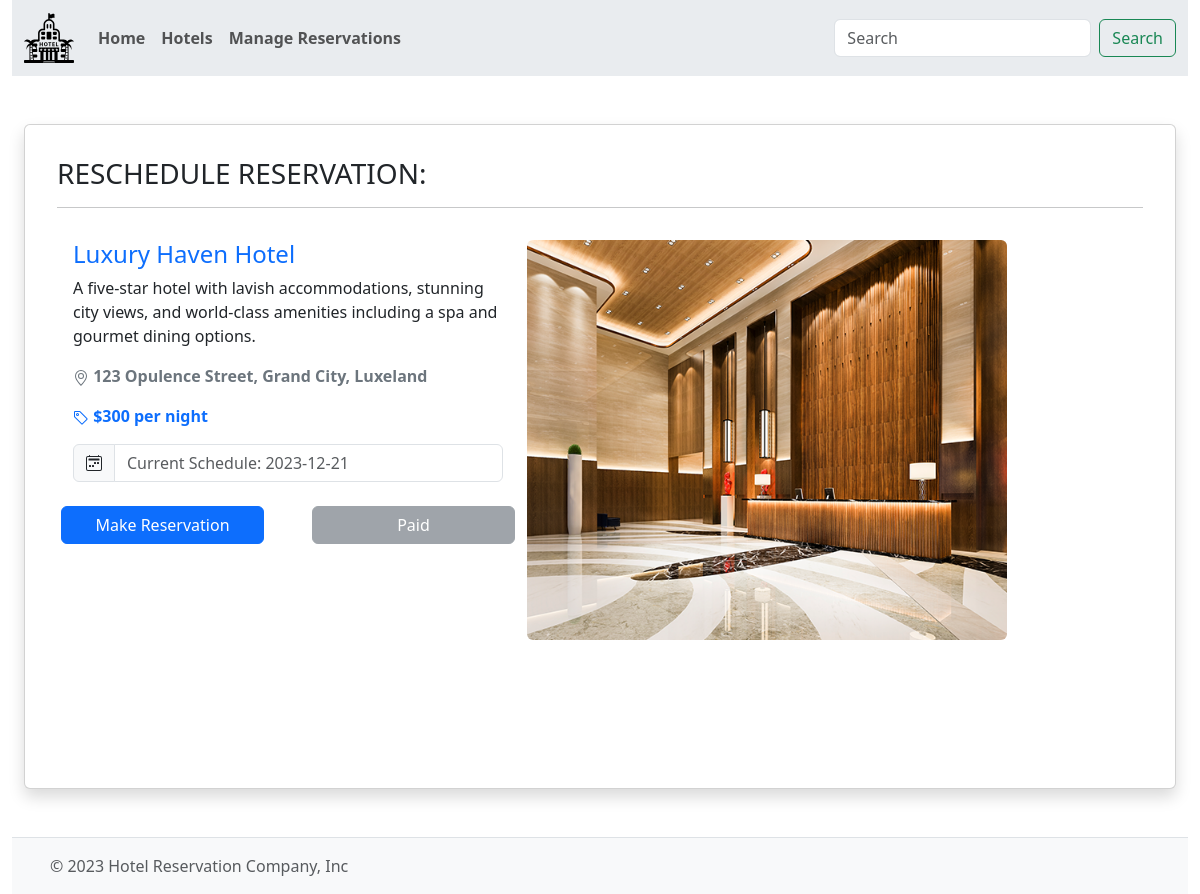
The app's page /reschedule_reservation/1/ with its own data.
### main/models.py (models this page shows)
class Hotel(models.Model):
    RESERVED = "RS"
    AVAILABLE = "AV"
    RESERVATION_STATUS_CHOICES = {
        RESERVED:"Reserved",
        AVAILABLE:"Available"
    }
    name = models.CharField(max_length=100)
    address = models.CharField(max_length=100)
    price = models.IntegerField()
    description = models.CharField(max_length=500, null=True)
    img_url = models.ImageField(upload_to="images", null=True)
    reservation_status = models.CharField(max_length=2, choices=RESERVATION_STATUS_CHOICES, default=AVAILABLE)

### reservation/models.py (models this page shows)
class Reservation(models.Model):
    user = models.ForeignKey(User, on_delete=models.CASCADE)
    reserved_hotel = models.ForeignKey(Hotel, on_delete=models.CASCADE)
    schedule = models.DateField()
    paid = models.BooleanField(default=False)
    date_paid = models.DateTimeField(auto_now_add=True, null=True)
    checkout = models.BooleanField(default=False)

### reservation/views.py (the view)
# urls.py: path('reschedule_reservation/<hotel_id>/', views.reschedule_reservation_view, name='reschedule_reservation'),
def reschedule_reservation_view(request, hotel_id):
    hotel = Hotel.objects.get(pk=hotel_id)
    reservation = Reservation.objects.get(reserved_hotel=hotel)
    rescheduled = True
    if request.method == "POST":
        schedule = request.POST.get('schedule')
        reservation.schedule = schedule
        reservation.save()
        return redirect(reverse('hotels'))
    return render(request, 'reservation/add_reservation.html', {'hotel':hotel, 'rescheduled':rescheduled, 'reservation':reservation})

### reservation/templates/reservation/add_reservation.html (shortened to what this page needs)
{% extends 'main/base.html' %}
{% block content %}
{% load crispy_forms_tags %}
<div class="container-fluid">
    <div class="card shadow p-3 mb-5 mt-5 bg-white">
        <div class="card-body">
            {% if reservation.checkout %}
            <h3 class="text-success">RESERVATION COMPLETE</h3>
            {% elif rescheduled %}
            <h3>RESCHEDULE RESERVATION:</h3>
            {% else %}
            <h3>RESERVATION DETAILS:</h3>
            {% endif %}
            <hr>
            <div class="row p-3">
                <div class="col">
                    <h4 class="text-primary">{{hotel.name}}</h4>
                    <p>{{hotel.description}}</p>
                    <p class="text-secondary fw-bold">
                        {{hotel.address}}
                    </p>
                    <p class="text-primary fw-bold">
                        ${{hotel.price}} per night
                    </p>
                    <form method="POST" class="fw-bold">
                        <div class="input-group mb-3">
                            <span class="input-group-text" id="basic-addon1">
                            </span>
                            {% if reservation.checkout %}
                            <fieldset disabled>
                                <input id="datepicker" class="form-control" placeholder="Current Schedule: {{reservation.schedule|date:'Y-m-d'}}" name="schedule" autocomplete="off">
                            </fieldset>
                            {% elif rescheduled %}
                            <input id="datepicker" class="form-control" placeholder="Current Schedule: {{reservation.schedule|date:'Y-m-d'}}" name="schedule" autocomplete="off">
                            {% else %}
                            <input id="datepicker" class="form-control" placeholder="Select Schedule" name="schedule" autocomplete="off">
                            {% endif %}
                        </div>
                        <div class="row justify-content-between gap-lg-5">
                            {% now "Y-m-d" as current_date %}
                            {% if reservation.schedule|date:'Y-m-d' == current_date and reservation.paid and reservation.checkout == False %}
                            <a href="{% url 'checkout' reservation.id %}" class="btn btn-primary mt-2 col">Checkout</button>
                            {% elif reservation.schedule|date:'Y-m-d' == current_date and reservation.checkout == True %}
                            <a href="#" class="btn btn-secondary disabled mt-2 col">Checkout</a>
                            {% elif rescheduled and reservation.checkout == False and reservation.checkout == True %}
                            <button type="submit" class="btn btn-primary mt-2 col">Reschedule</button>
                            {% elif rescheduled and reservation.checkout == True %}
                            <button type="submit" class="btn btn-secondary disabled mt-2 col">Reschedule</button>
                            {% else %}
                            <button type="submit" class="btn btn-primary mt-2 col">Make Reservation</button>
                            {% endif %}
                            {% if reservation.paid %}
                            <a href="#" class="btn btn-secondary disabled mt-2 col">Paid</a>
                            {% else %}
                            <a href='{% url "pay_now" reservation.id %}' class="btn btn-success mt-2 col">Pay Now</a>
                            {% endif %}
                        </div>
                    </form>
                </div>
                <div class="col">
                    <img class="rounded" src="/media/{{hotel.img_url}}" alt="" height="80%">
                </div>
            </div>
        </div>
    </div>
</div>
{% endblock %}

### records on screen
Hotel: name "Luxury Haven Hotel", description "A five-star hotel with lavish accommodations, stunning city views, and world-class amenities including a spa and gourmet dining options.", address "123 Opulence Street, Grand City, Luxeland", price "300", img_url (picture)
Reservation: schedule "Current Schedule: 2023-12-21"
